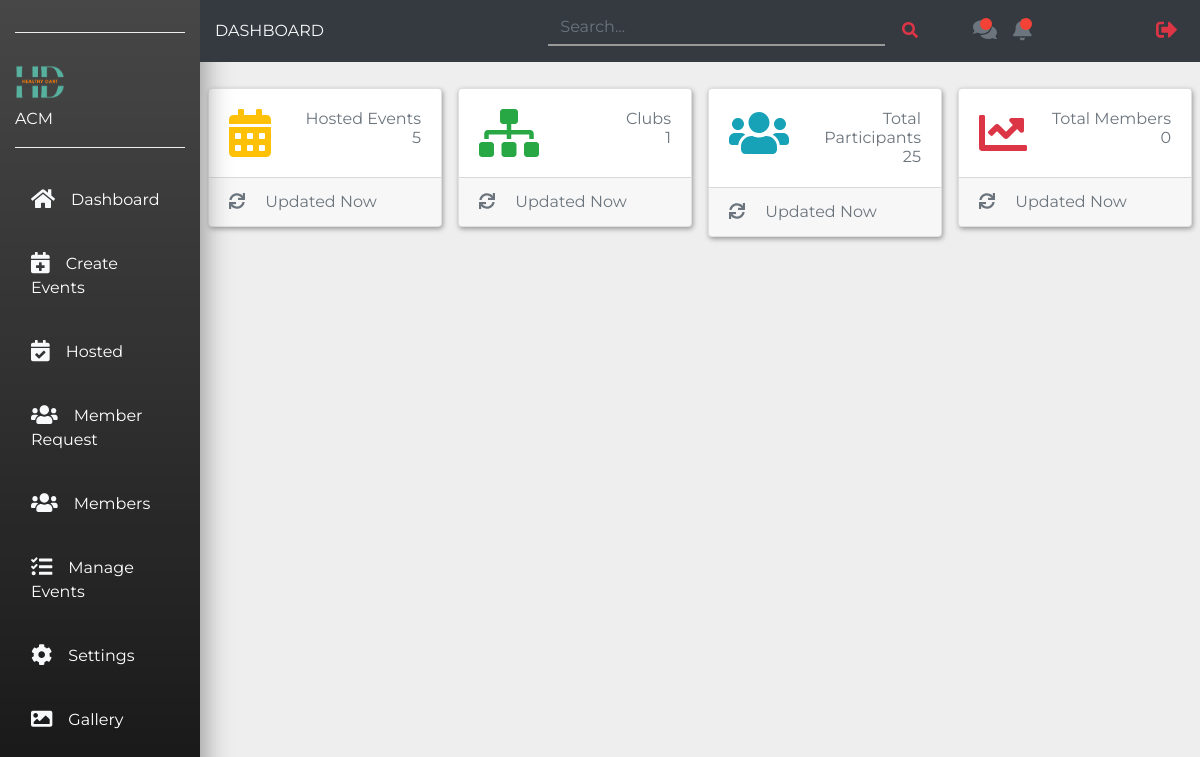
Screenshot of /club/ (signed in) with the database file from the repository.
### club/models.py (models this page shows, shortened)
class Clubs(models.Model):
    clubname = models.CharField(blank=False, max_length = 255,unique=True)
    shortname = models.CharField(blank=False, max_length = 10)
    clubemail = models.EmailField(max_length=255,blank=True)
    password = models.CharField(max_length=255,blank=True)
    logo = models.ImageField(upload_to="club_logo/")
    description = models.TextField(blank=False)
    form = models.DateField(auto_now_add=True)
    is_active = models.BooleanField(default=True)
    ec = models.ManyToManyField(Accounts, through='club_ec')

### club/views.py (the view)
# urls.py: path('', views.clubHome, name='clubHome'),
def clubHome(request):
    context={}
    if auth_fun.club_per(request.user):
        club_ec = Club_Ec.objects.get(ec=request.user)
        club = Clubs.objects.get(pk=club_ec.club_id)
        hosted_num = Events.objects.filter(created_by = club).count()
        num_clubs = Clubs.objects.all().count()
        num_member = Participants_details.objects.filter(club = club).count()
        tot_member = member.objects.all().filter(club = club).count()
        context['club'] = club
        context['num_hosted_event'] = hosted_num
        context['num_clubs'] = num_clubs
        context['num_member'] = num_member
        context['tot_member'] = tot_member
        return render(request, 'club/dashboard.html',context)
    else:
        return redirect('login')

### accounts/auth_fun.py (called while the page is built)
def is_authenticate(user):
    return user.is_authenticated

def club_per(user):
    if is_authenticate(user):
        if user.is_ec:
            club_ec = Club_Ec.objects.get(ec=user)
            club = Clubs.objects.get(pk=club_ec.club_id)
            if club.is_active:
                return True
            else:
                return False
        else:
            return False
    else:
        return False

### templates/club/dashboard.html (shortened to what this page needs)
{% extends "club/base.html" %}
{% block content %}
  <section>
          <div class="row pt-md-5 mt-md-3 mb-5">
            <div class="col-xl-3 col-sm-6 p-2">
              <div class="card card-common">
                <div class="card-body">
                  <div class="d-flex justify-content-between">
                    <i class="fas fa-calendar-alt fa-3x text-warning"></i>
                    <div class="text-right text-secondary">
                      <h5>Hosted Events</h5>
                      <h3>{{num_hosted_event}}</h3>
                    </div>
                  </div>
                </div>
                <div class="card-footer text-secondary">
                  <i class="fas fa-sync mr-3"></i>
                  <span>Updated Now</span>
                </div>
              </div>
            </div>
            <div class="col-xl-3 col-sm-6 p-2">
              <div class="card card-common">
                <div class="card-body">
                  <div class="d-flex justify-content-between">
                    <i class="fas fa-sitemap fa-3x text-success"></i>
                    <div class="text-right text-secondary">
                      <h5>Clubs</h5>
                      <h3>{{num_clubs}}</h3>
                    </div>
                  </div>
                </div>
                <div class="card-footer text-secondary">
                  <i class="fas fa-sync mr-3"></i>
                  <span>Updated Now</span>
                </div>
              </div>
            </div>
            <div class="col-xl-3 col-sm-6 p-2">
              <div class="card card-common">
                <div class="card-body">
                  <div class="d-flex justify-content-between">
                    <i class="fas fa-users fa-3x text-info"></i>
                    <div class="text-right text-secondary">
                      <h5>Total Participants</h5>
                      <h3>{{num_member}}</h3>
                    </div>
                  </div>
                </div>
                <div class="card-footer text-secondary">
                  <i class="fas fa-sync mr-3"></i>
                  <span>Updated Now</span>
                </div>
              </div>
            </div>
            <div class="col-xl-3 col-sm-6 p-2">
              <div class="card card-common">
                <div class="card-body">
                  <div class="d-flex justify-content-between">
                    <i class="fas fa-chart-line fa-3x text-danger"></i>
                    <div class="text-right text-secondary">
                      <h5>Total Members</h5>
                      <h3>{{tot_member}}</h3>
                    </div>
                  </div>
                </div>
                <div class="card-footer text-secondary">
                  <i class="fas fa-sync mr-3"></i>
                  <span>Updated Now</span>
                </div>
              </div>
            </div>
          </div>
  </section>
    {% endblock %}

### templates/club/base.html (shortened to what this page needs)
<!doctype html>
{% load static %}
<html lang="en">
<head>
  <link rel="stylesheet" href="https://stackpath.bootstrapcdn.com/bootstrap/4.1.1/css/bootstrap.min.css"
>
  <link rel="stylesheet"
    href="https://cdnjs.cloudflare.com/ajax/libs/tempusdominus-bootstrap-4/5.0.1/css/tempusdominus-bootstrap-4.min.css" />
  <link rel="stylesheet" href=" {% static 'css/style.css' %} ">
</head>
<body>
  <nav class="navbar navbar-expand-md navbar-light">
    <div class="collapse navbar-collapse" id="myNavbar">
      <div class="container-fluid">
        <div class="row">
          <div class="col-xl-2 col-lg-3 col-md-4 sidebar fixed-top">
            <a href="#" class="navbar-brand text-white d-block mx-auto text-center py-3 mb-4 bottom-border">
            </a>
            <div class="bottom-border pb-3">
              <img src="{{MEDIA_URL}}/{{club.logo.url}}" alt="Not Found" width="50" class="mr-3">
              <h5 class="d-inline"><a href="#" class="text-white">{{club.shortname}}</a></h5>
            </div>
            <ul class="navbar-nav flex-column mt-4">
              <li class="nav-item "><a href="{% url 'clubHome' %}" class="nav-link text-white p-3 mb-2 sidebar-link"
                  id="dashbord"><i class="fas fa-home text-light fa-lg mr-3"></i>Dashboard</a></li>
              <li class="nav-item"><a href="{% url 'createevent' %}" class="nav-link text-white p-3 mb-2 sidebar-link"
                  id="create_events"><i class="fas fa-calendar-plus text-light fa-lg mr-3"></i>Create Events</a></li>
              <li class="nav-item"><a href="{% url 'hostedevent' %}" class="nav-link text-white p-3 mb-2 sidebar-link"
                  id="hosted"><i class="fas fa-calendar-check text-light fa-lg mr-3" disabled></i>Hosted</a></li>
              <li class="nav-item"><a href="{% url 'mem_requests' %}" class="nav-link text-white p-3 mb-2 sidebar-link"
                  id="request"><i class="fas fa-users text-light fa-lg mr-3"></i>Member Request</a></li>
              <li class="nav-item dropdown">
                <a href="#member" class="nav-link text-white p-3 mb-2 sidebar-link" data-toggle="collapse" role="button"
                  aria-expanded="false" aria-controls="collapseExample" id="member_dropdown">
                  <i class="fas fa-users text-light fa-lg mr-3"></i>Members
                </a>
              </li>
              <li class="nav-item dropdown">
                <a href="#collapseExample" class="nav-link text-white p-3 mb-2 sidebar-link" data-toggle="collapse"
                  role="button" aria-expanded="false" aria-controls="collapseExample" id="manageevents">
                  <i class="fas fa-tasks text-light fa-lg mr-3"></i>Manage Events
                </a>
              </li>
              <li class="nav-item"><a href="{% url 'settings' %}" class="nav-link text-white p-3 mb-2 sidebar-link"
                  id="hosted"><i class="fas fa-cog text-light fa-lg mr-3" disabled></i>Settings</a></li>
              <li class="nav-item"><a href="{% url 'update_gallery' %}"
                  class="nav-link text-white p-3 mb-2 sidebar-link" id="hosted"><i
                    class="fas fa-image text-light fa-lg mr-3"></i>Gallery</a></li>
            </ul>
          </div>
          <div class="col-xl-10 col-lg-9 col-md-8 ml-auto bg-dark fixed-top py-2 top-navbar">
            <div class="row align-items-center">
              <div class="col-md-4">
                <h4 class="text-light text-uppercase mb-0">Dashboard</h4>
              </div>
              <div class="col-md-5">
                <form>
                  <div class="input-group">
                    <input type="text" class="form-control search-input" placeholder="Search...">
                    <button type="button" class="btn btn-white search-button"><i
                        class="fas fa-search text-danger"></i></button>
                  </div>
                </form>
              </div>
              <div class="col-md-3">
                <ul class="navbar-nav">
                  <li class="nav-item icon-parent"><a href="#" class="nav-link icon-bullet"><i
                        class="fas fa-comments text-muted fa-lg"></i></a></li>
                  <li class="nav-item icon-parent"><a href="#" class="nav-link icon-bullet"><i
                        class="fas fa-bell text-muted fa-lg"></i></a></li>
                  <li class="nav-item ml-md-auto"><a href="{% url 'logout' %}" class="nav-link"><i
                        class="fas fa-sign-out-alt text-danger fa-lg"></i></a></li>
                </ul>
              </div>
            </div>
          </div>
        </div>
      </div>
    </div>
  </nav>
  <div class="container-fluid">
    <div class="row">
      <div class="col-xl-10 col-lg-9 col-md-8 ml-auto">
        {% block content %}
        {% endblock %}
      </div>
    </div>
  </div>
</body>
</html>

### rows the page displays
Clubs: logo (picture), shortname "ACM"

### other values shown
{{ num_hosted_event }} "5"
{{ num_clubs }} "1"
{{ num_member }} "25"
{{ tot_member }} "0"
